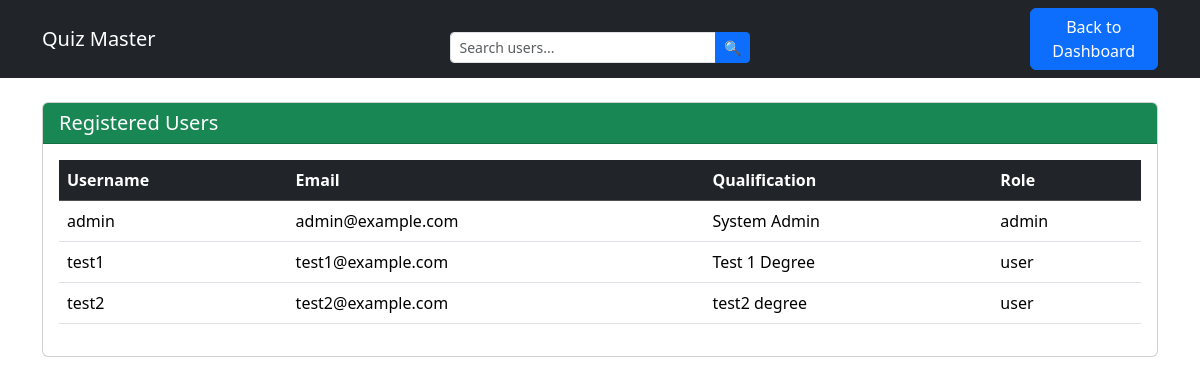
Page /user_info (signed in) on the earlier database version.
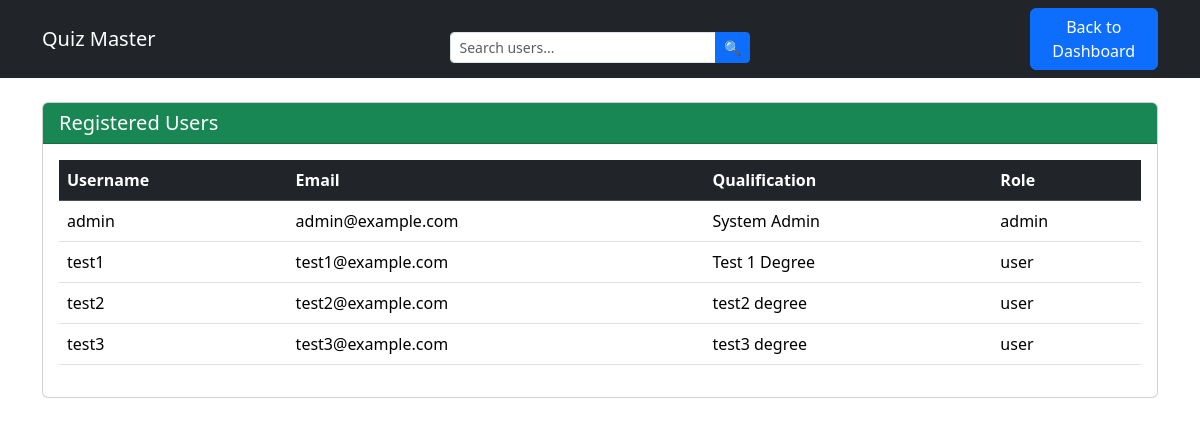
Same page on the later database version.
### app.py (models this page shows)
class User(db.Model):
    __tablename__ = 'user'
    UserID = db.Column(db.Integer, primary_key=True, autoincrement=True)
    Username = db.Column(db.String(500), nullable=False, unique=True)
    Email = db.Column(db.String(500), nullable=False, unique=True)
    Password = db.Column(db.String(500), nullable=False)
    Fullname = db.Column(db.String(500), nullable=False)
    Qualification = db.Column(db.String(500), nullable=False)
    DOB = db.Column(db.Date, nullable=False)
    Role = db.Column(db.String(10), nullable=False, default="user")  # 'admin' or 'user'

### app.py (the view)
@app.route('/user_info', methods=['GET'])
def user_info():
    if 'user_id' not in session or session['role'] != 'admin':
        flash("Unauthorized access!", "danger")
        return redirect(url_for("home"))
    query = request.args.get('query', '').strip()  # Get search query
    users = []
    if query:  # If there's a search query, filter results
        users = User.query.filter(User.Username.ilike(f"%{query}%")).all()
    else:
        users = User.query.all()
    return render_template("user_info.html",users=users)

### templates/user_info.html (shortened to what this page needs)
<!DOCTYPE html>
<html lang="en">
<head>
    <link href="https://cdn.jsdelivr.net/npm/bootstrap@5.3.2/dist/css/bootstrap.min.css" rel="stylesheet">
</head>
<body>
    <nav class="navbar navbar-expand-lg navbar-dark bg-dark">
        <div class="container">
            <a class="navbar-brand" href="#">Quiz Master</a>
            <div class="container mt-3">
                <form method="GET" action="{{ url_for('user_info') }}" class="d-flex justify-content-center">
                    <div class="input-group" style="width: 300px;">
                        <input type="text" class="form-control form-control-sm" name="query"
                            placeholder="Search users..." value="{{ request.args.get('query', '') }}">
                        <button class="btn btn-sm btn-primary" type="submit">🔍</button>
                    </div>
                </form>
            </div>
            <div class="ms-auto">
                <a href="{{ url_for('admin_dashboard') }}" class="btn btn-primary">Back to Dashboard</a>
            </div>
        </div>
    </nav>
    <div class="container mt-4">
        <div class="card">
            <div class="card-header bg-success text-white">
                <h5 class="mb-0">Registered Users</h5>
            </div>
            <div class="card-body">
                {% if users %}
                <div class="table-responsive">
                    <table class="table table-hover">
                        <thead class="table-dark">
                            <tr>
                                <th>Username</th>
                                <th>Email</th>
                                <th>Qualification</th>
                                <th>Role</th>
                            </tr>
                        </thead>
                        <tbody>
                            {% for user in users %}
                            <tr>
                                <td>{{ user.Username }}</td>
                                <td>{{ user.Email }}</td>
                                <td>{{user.Qualification}}</td>
                                <td>{{ user.Role }}</td>
                            </tr>
                            {% endfor %}
                        </tbody>
                    </table>
                </div>
                {% else %}
                <p class="text-muted">No registered users.</p>
                {% endif %}
            </div>
        </div>
    </div>
</body>
</html>

Differences in the rows shown:
added User: Username "test3", Email "test3@example.com", Qualification "test3 degree", Role "user"
